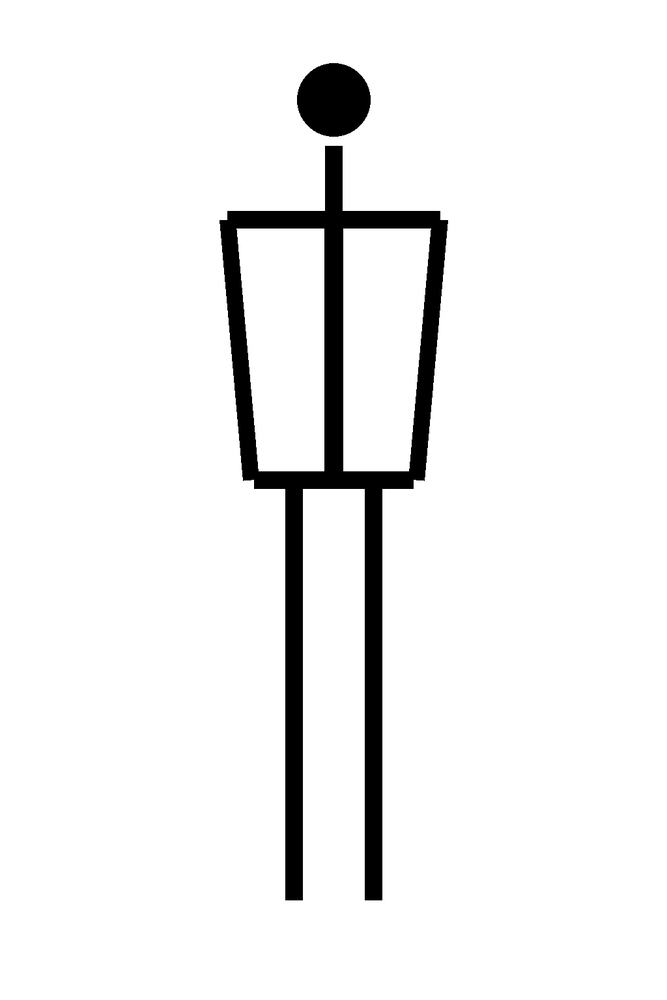
#> input picture characters/pose_templates/hands_hips_1024x1536.png, 667 x 1000 px, shrunk from 1024 x 1536 before the run
$ python -i edge_preprocess.py   (imports and definitions only)
#> lines starting #> are read from the running program, lines starting #| are printed output that depends on the picture; after the words box and inside, x2 and y2 are one past the last pixel; in counts of white or black regions, pixels touching at a corner belong together
"""Control-image edge preprocessing without hard dependency on OpenCV."""

from __future__ import annotations

import os


def write_canny_rgb(control_image_path: str, dest_path: str, low: int = 50, high: int = 150) -> str:
    """
    Write an RGB edge map for ControlNet.

    Prefer OpenCV Canny when available; fall back to PIL FIND_EDGES.
    """
#> called with dest_path = 'out.png', low = 50, high = 150
    parent = os.path.dirname(dest_path)
    if parent:
        os.makedirs(parent, exist_ok=True)

    try:
        import cv2

        img = cv2.imread(control_image_path, cv2.IMREAD_GRAYSCALE)
#> img is the input picture: shape (1000, 667); min 0, max 255, mean 240
        if img is None:
            raise RuntimeError(f"cv2 failed to read: {control_image_path}")
        edges = cv2.Canny(img, low, high)
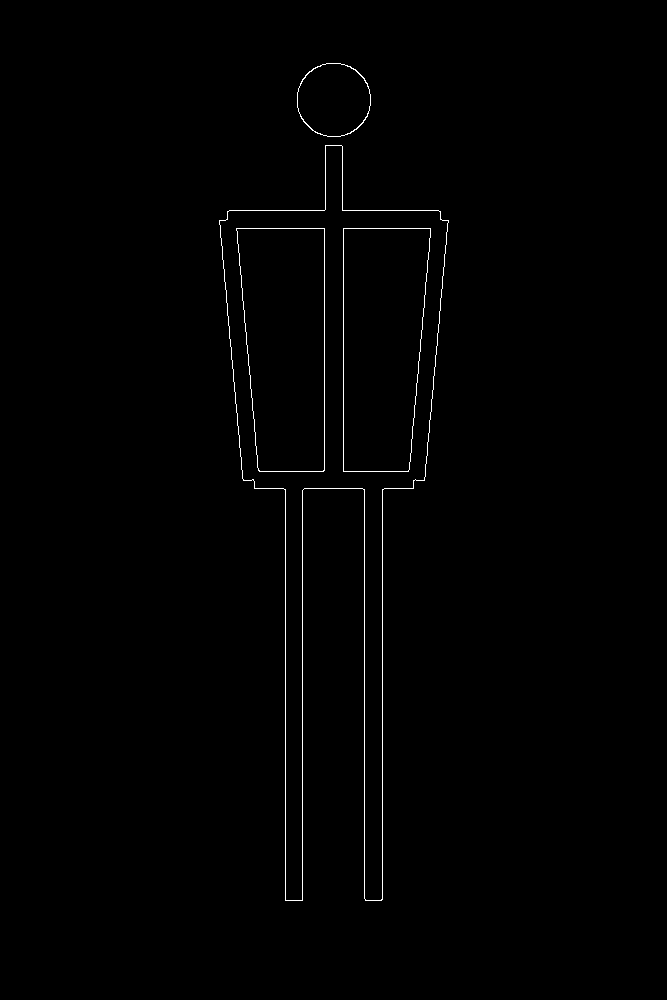
#> edges: shape (1000, 667); 0.64% white in thin lines or dots, all inside (x1, y1, x2, y2) = (219, 63, 449, 901)
        edges_rgb = cv2.cvtColor(edges, cv2.COLOR_GRAY2RGB)
        cv2.imwrite(dest_path, edges_rgb)
        return dest_path
    except Exception:
        pass

    from PIL import Image, ImageFilter, ImageOps

    im = Image.open(control_image_path).convert("L")
    # Boost contrast so stick figures produce strong edges
    im = ImageOps.autocontrast(im)
    edges = im.filter(ImageFilter.FIND_EDGES)
    edges = ImageOps.invert(edges)  # white bg / dark lines often better for some CN; invert for black edges on white
    # Our pose templates are black on white; FIND_EDGES yields bright edges — keep black lines on white
    edges = ImageOps.autocontrast(edges)
    edges_rgb = edges.convert("RGB")
    edges_rgb.save(dest_path)
    return dest_path

>>> result = write_canny_rgb('../characters/pose_templates/hands_hips_1024x1536.png', 'out.png')

$ run again, on characters/pose_templates/sit_chair_1024x1536.png
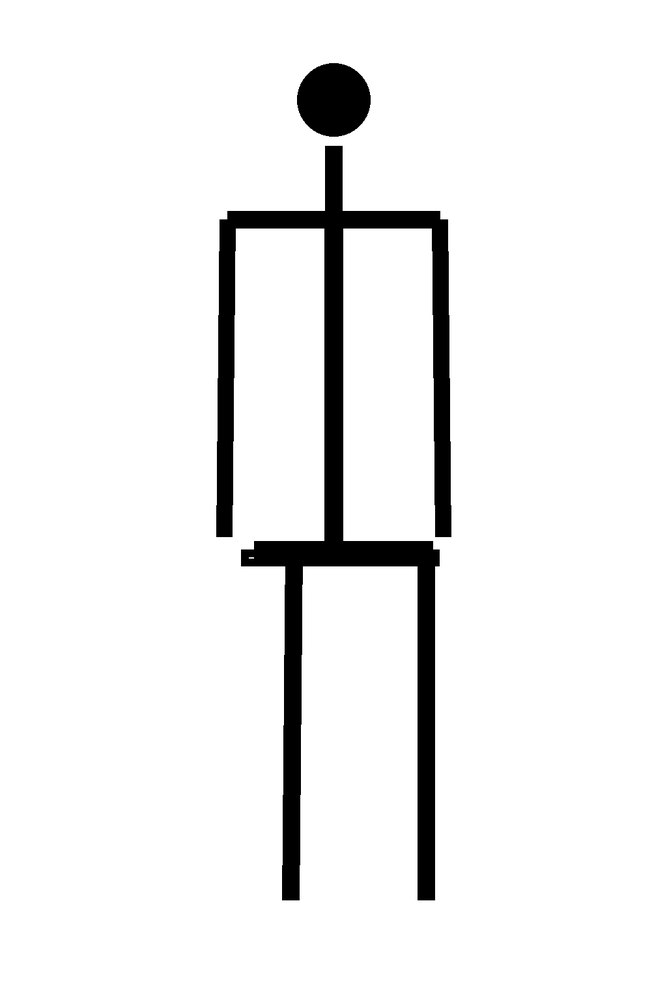
#> input picture characters/pose_templates/sit_chair_1024x1536.png, 667 x 1000 px, shrunk from 1024 x 1536 before the run
#> in write_canny_rgb, img is the input picture: shape (1000, 667); min 0, max 255, mean 239
#> in write_canny_rgb, `edges = cv2.Canny(img, low, high)`:
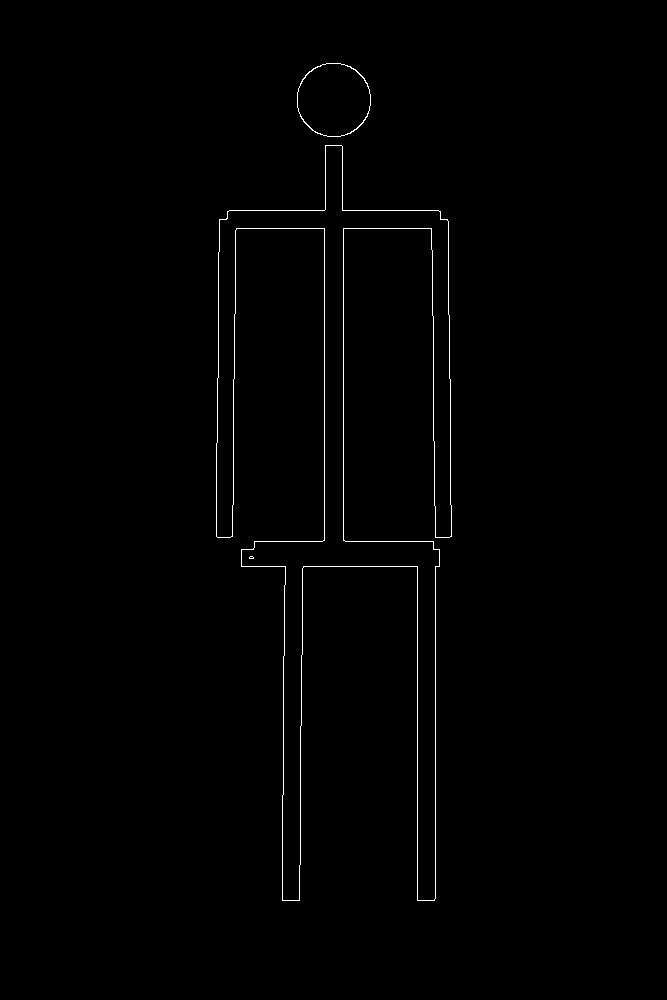
#> edges: shape (1000, 667); 0.67% white in thin lines or dots, all inside (x1, y1, x2, y2) = (216, 63, 452, 901)
